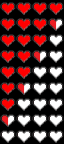

A 2D game scene composited from a Tiled map and its tileset images. What follows is a short description and the map's XML, with each tile layer's data collapsed to a summary:
An orthogonal 4x9 tile map with 16x16 px tiles, 1 tile layer (Camada de Tiles 1).

<map version="1.0" tiledversion="1.1.5" orientation="orthogonal" renderorder="right-down" width="4" height="9" tilewidth="16" tileheight="16" infinite="0" nextobjectid="1">
 <tileset firstgid="1" source="Coracao.tsx" />
 <layer name="Camada de Tiles 1" width="4" height="9">
  <data>[36 cells, 36 non-empty, 3 distinct tile ids]</data>
 </layer>
</map>